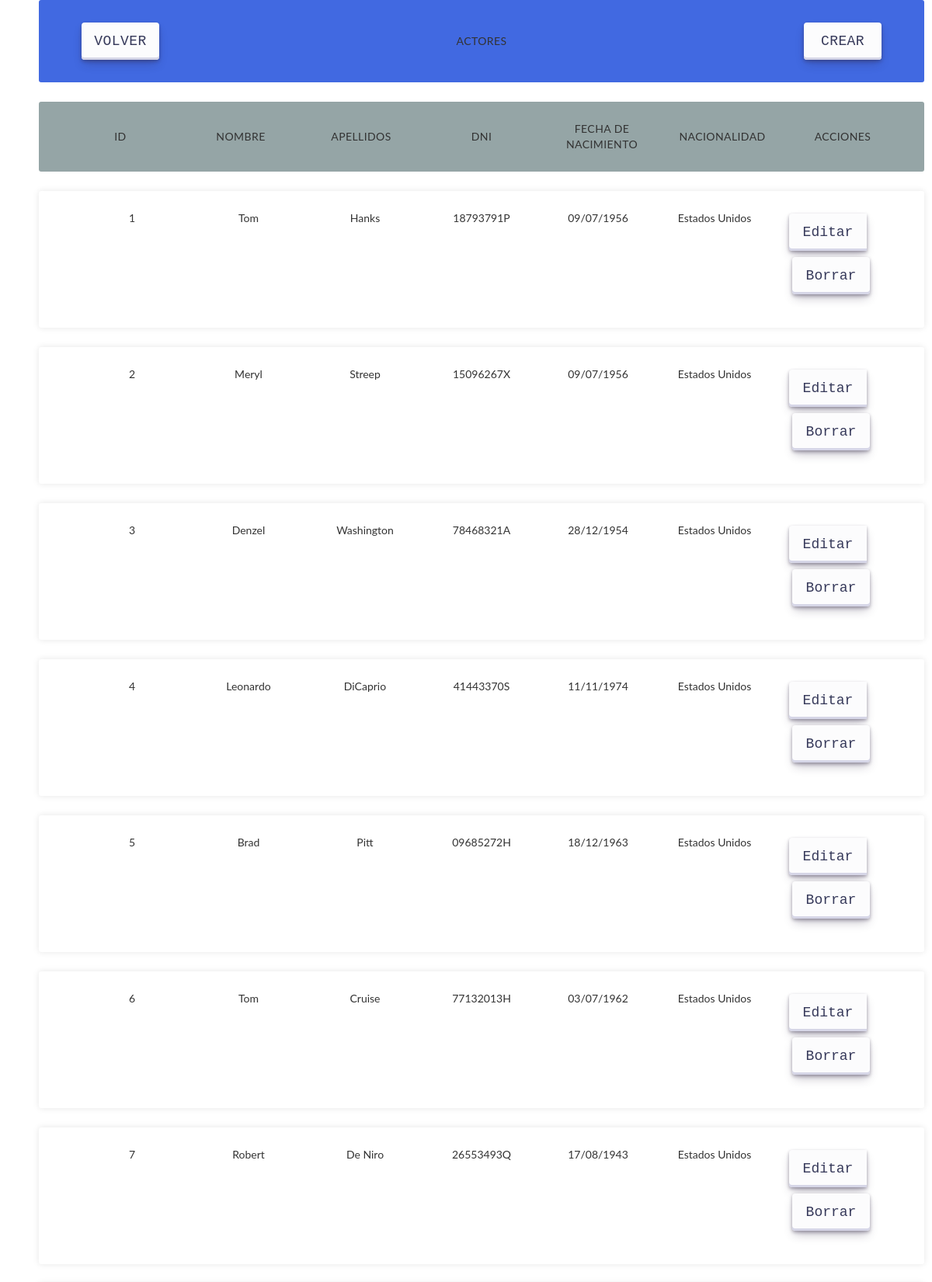
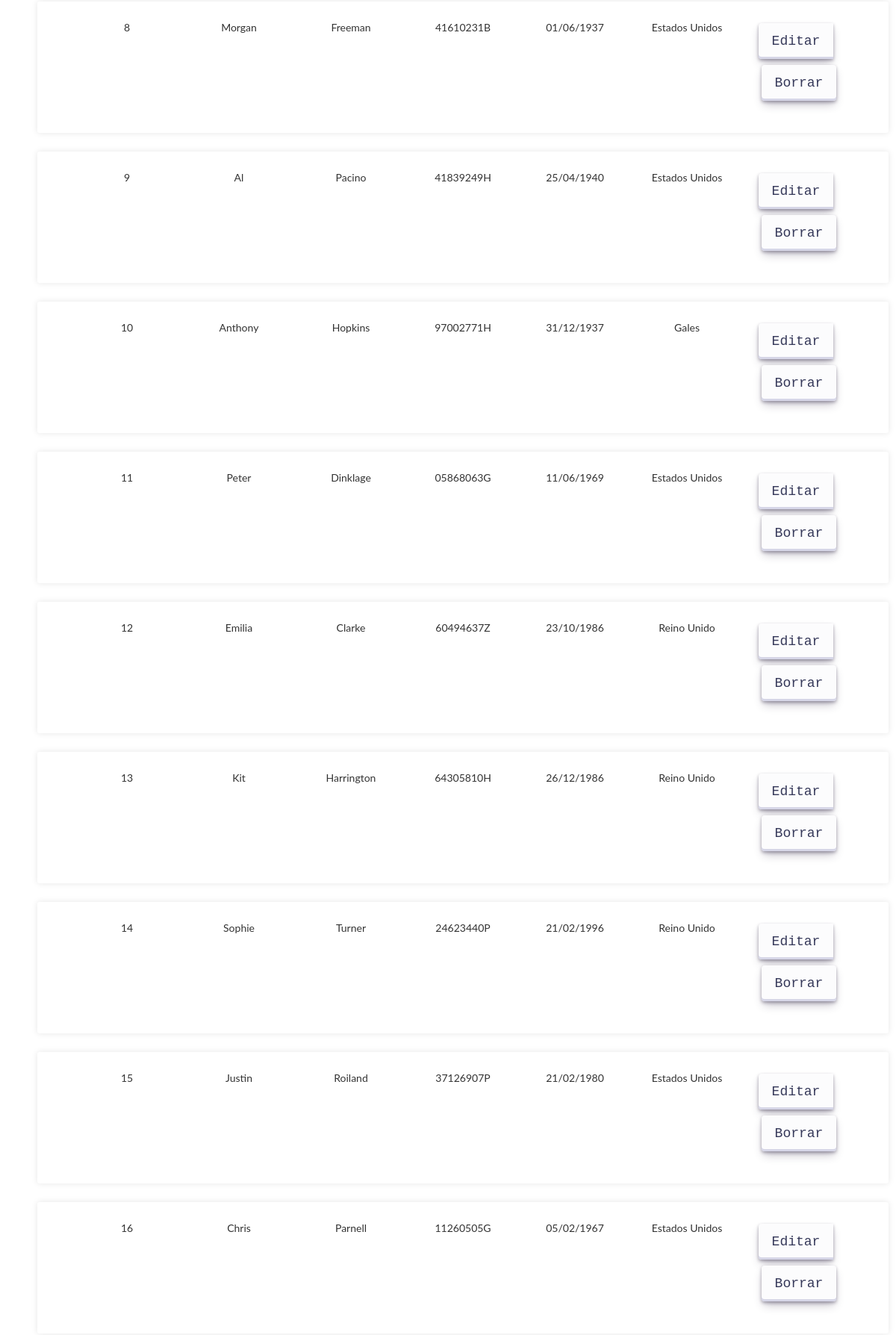
Page /views/actor/index.php (upper part) on the committed database (2 pictures, top to bottom).
### tables this page shows
CREATE TABLE ACTORES(
                                 ID MEDIUMINT NOT NULL AUTO_INCREMENT,
                                 NOMBRE VARCHAR(255) NOT NULL,
								 DNI VARCHAR(9) UNIQUE NOT NULL,
                                 APELLIDOS VARCHAR(500) NOT NULL,
                                 FECHA_NACIMIENTO DATE NOT NULL,
                                 NACIONALIDAD MEDIUMINT NOT NULL,
                                 CONSTRAINT PK_ACTOR PRIMARY KEY(ID),
                                 CONSTRAINT FK_ACTOR_NACIONALILDAD FOREIGN KEY(NACIONALIDAD) REFERENCES NACIONALIDADES(ID)
                                     ON UPDATE CASCADE
                                     ON DELETE RESTRICT
);

CREATE TABLE NACIONALIDADES(
                                        ID MEDIUMINT NOT NULL AUTO_INCREMENT,
                                        PAIS VARCHAR(255) NOT NULL,
                                        CONSTRAINT PK_NACIONALIDAD PRIMARY KEY(ID)
);

### models/Actor.php (called while the page is built, shortened)
<?php
require_once($_SERVER['DOCUMENT_ROOT'].'/MASW04_actividad_1/utils/Database.php');
    class Actor
    {
        private $id;
        private $nombre;
        private $apellidos;
        private $dni;
        private $fechaNacimiento;
        private $nacionalidad;
        private $database;
        private function constructor($idActor, $nombreActor,
             $apellidosActor, $dniActor, $fechaNacimientoActor, $nacionalidadActor)
        {
            $this->id = $idActor;
            $this->nombre = $nombreActor;
            $this->apellidos = $apellidosActor;
            $this->dni = $dniActor;
            $this->fechaNacimiento = $fechaNacimientoActor;
            $this->nacionalidad = $nacionalidadActor;
            $this->database = Database::getInstance();
        }
        public function constructorVacio()
        {
            $this->database = Database::getInstance();
        }
        public function __construct()
        {
            $params = func_get_args();
            $num_params = func_num_args();
        }
        public function getAll()
        {
            $connection = $this->database->getConnection();
            $query = "SELECT * FROM filmaviu.actores";
            $result = $connection->query($query);
            $listData = [];
            foreach ($result as $item)
            {
                $actor = new Actor($item['ID'], $item['NOMBRE'], $item['APELLIDOS'], $item['DNI'], $item['FECHA_NACIMIENTO'], $item['NACIONALIDAD']);
                array_push($listData, $actor);
            }
            $this->database->closeConnection();
            return $listData;
        }
        public function getId()
        {
            return $this->id;
        }
        public function getNombre()
        {
            return $this->nombre;
        }
        public function getApellidos()
        {
            return $this->apellidos;
        }
        public function getDni()
        {
            return $this->dni;
        }
        public function getFechaNacimiento()
        {
            return $this->fechaNacimiento;
        }
        public function getNacionalidad()
        {
            return $this->nacionalidad;
        }
    }
?>

### utils/Database.php (called while the page is built, shortened)
<?php
    class Database
    {
        private $db_host = "localhost";
        private $db_user = "root";
        private $db_password = "root";
        private $db_database = "filmaviu";
        private $mysqli = null;
        private static $instance;
        public static function getInstance()
        {
            if (!isset(self::$instance))
            {
                self::$instance = new self;
            }
            return self::$instance;
        }
        public function getConnection()
        {
            if ($this->mysqli == null)
            {
                $this->mysqli = $this->createConnection();
            }
            return $this->mysqli;
        }
        public function closeConnection()
        {
            if ($this->mysqli != null)
            {
                $this->mysqli = null;
            }
        }
        private function createConnection()
        {
            $mysqli = @new mysqli(
                $this->db_host,
                $this->db_user,
                $this->db_password,
                $this->db_database
            );
            return $mysqli;
        }
    }
?>

### controllers/ActorController.php (called while the page is built, shortened)
<?php
require_once( $_SERVER['DOCUMENT_ROOT'].'/MASW04_actividad_1/models/Actor.php');
function listarActores()
{
    $model = new Actor();
    $listarActores = $model->getAll();
    return $listarActores;
}
?>

### models/Nacionalidad.php (called while the page is built, shortened)
<?php
require_once($_SERVER['DOCUMENT_ROOT'].'/MASW04_actividad_1/utils/Database.php');
    class Nacionalidad
    {
        private $id;
        private $pais;
        private $database;
        function constructor($idNacionalidad, $paisNacionalidad)
        {
            $this->id = $idNacionalidad;
            $this->pais = $paisNacionalidad;
            $this->database = Database::getInstance();
        }
        public function __construct()
        {
            $params = func_get_args();
            $num_params = func_num_args();
        }
        public function get()
        {
            $connection = $this->database->getConnection();
            $query = "SELECT * FROM filmaviu.nacionalidades WHERE ID = " .$this->id;
            $result = $connection->query($query);
            $nacionalidad = null;
            foreach ($result as $item)
            {
                $nacionalidad = new Nacionalidad($item['ID'], $item['PAIS']);
            }
            $this->database->closeConnection();
            return $nacionalidad;
        }
        public function getPais()
        {
            return $this->pais;
        }
    }
?>

### controllers/NacionalidadController.php (called while the page is built, shortened)
<?php
require_once( $_SERVER['DOCUMENT_ROOT'].'/MASW04_actividad_1/models/Nacionalidad.php');
function obtenerNacionalidad($idNacionalidad)
{
    $model = new Nacionalidad($idNacionalidad, null);
    $nacionalidadObjeto = $model->get();
    return $nacionalidadObjeto;
}
?>

### views/actor/index.php (the view, shortened to what this page needs)
<div>
<link rel="stylesheet" href="../styles/biblioteca.css" type="text/css">
    <link rel="stylesheet" href="../styles/bootstrap.css" type="text/css">
    <?php
        require_once( $_SERVER['DOCUMENT_ROOT'].'/MASW04_actividad_1/controllers/ActorController.php');
        require_once( $_SERVER['DOCUMENT_ROOT'].'/MASW04_actividad_1/controllers/NacionalidadController.php');
    ?>
    <div class="table_container">
                <ul class="items_table">
                    <li class="table-title">
                        <div class="item_column">
                            <a class="btn btn-success" href="../">
                                Volver
                            </a>
                        </div>
                        <div class="item_column">ACTORES</div>
                        <div class="item_column">
                            <a class="btn btn-success" href="new.php">
                                Crear
                            </a>
                        </div>
                    </li>
                    <li class="table-header">
                        <div class="item_column">Id</div>
                        <div class="item_column">Nombre</div>
                        <div class="item_column">Apellidos</div>
                        <div class="item_column">Dni</div>
                        <div class="item_column">Fecha de nacimiento</div>
                        <div class="item_column">Nacionalidad</div>
                        <div class="item_column">Acciones</div>
                    </li>
    <?php
        $listaActores = listarActores();
        if (count($listaActores) > 0)
        {
                foreach($listaActores as $actor)
                    {
                        $date = $actor->getFechaNacimiento();
                        $mDate = DateTime::createFromFormat('Y-m-d', $date);
                        $dateFormat = $mDate->format('d/m/Y');
                ?>
                <li class="table-row-form">
                        <div class="item_column" data-label="Id"><?php echo $actor->getId(); ?></div>
                        <div class="item_column" data-label="Nombre"><?php echo $actor->getNombre(); ?></div>
                        <div class="item_column" data-label="Apellidos"><?php echo $actor->getApellidos(); ?></div>
                        <div class="item_column" data-label="Dni"><?php echo $actor->getDni(); ?></div>
                        <div class="item_column" data-label="Fecha-Nacimiento"><?php echo $dateFormat; ?></div>
                        <div class="item_column" data-label="Nacionalidad">
                            <?php
                            echo obtenerNacionalidad($actor->getNacionalidad())->getPais();
                            ?></div>
                        <div class="item_column" data-label="Acciones">
                             <div class="btn-group" role="group">
                                    <a class="btn btn-success" href="edit.php?id=<?php echo $actor->getId(); ?>">
                                        Editar
                                    </a>
                                    <form name="delete-actor" action="delete.php" method="POST" style="...">
                                        <button type="submit" class="btn btn-danger">Borrar</button>
                                    </form>
                                 </div>
                            </div>
                        </li>
                    <?php
                    }
                ?>
            </ul>
         </div>
    <?php
        }
        else
        {
    ?>
            <div class="alerta alerta-warning" role="alert">
                Aun no existen actores.
            </div>
    <?php
        }
    ?>
</div>

### views/styles/biblioteca.css (style rules this page uses)
.table_container { max-width: 1920px; margin-left: auto; margin-right: auto; padding-left: 10px; padding-right: 10px; }
.items_table { font-family: 'lato', sans-serif; }
.items_table li { border-radius: 3px; padding: 25px 30px; display: flex; justify-content: space-between; margin-bottom: 25px; }
.items_table .table-title { background-color: royalblue; font-size: 14px; text-transform: uppercase; letter-spacing: 0.03em; display: flex; justify-content: space-between; align-items: center; }
.items_table .table-header { background-color: #95A5A6; font-size: 14px; text-transform: uppercase; letter-spacing: 0.03em; display: flex; justify-content: space-between; align-items: center; }
.items_table .table-row-form { background-color: #ffffff; box-shadow: 0px 0px 9px 0px rgba(0, 0, 0, 0.1); display: flex; justify-content: center; }
.item_column { width: 150px !important; text-align: center; }
.table_container .btn { align-items: center; appearance: none; background-color: #FCFCFD; border-radius: 4px; border-width: 0; box-shadow: rgba(45, 35, 66, 0.4) 0 2px 4px,rgba(45, 35, 66, 0.3) 0 7px 13px -3px,#D6D6E7 0 -3px 0 inset; box-sizing: border-box; color: #36395A; cursor: pointer; display: inline-flex; font-family: "JetBrains Mono",monospace; height: 48px; justify-content: center; line-height: 1; list-style: none; overflow: hidden; padding-left: 16px; padding-right: 16px; position: relative; text-align: left; text-decoration: none; transition: box-shadow .15s,transform .15s; user-select: none; -webkit-user-select: none; touch-action: manipulation; white-space: nowrap; will-change: box-shadow,transform; font-size: 18px; min-width: 100px; max-width: 300px; margin: 4px; }

### rows in the picture
actores: ID "1", NOMBRE "Tom", APELLIDOS "Hanks", DNI "18793791P", FECHA_NACIMIENTO "09/07/1956", NACIONALIDAD.PAIS "Estados Unidos"
actores: ID "2", NOMBRE "Meryl", APELLIDOS "Streep", DNI "15096267X", FECHA_NACIMIENTO "09/07/1956", Pais "Estados Unidos"
actores: ID "3", NOMBRE "Denzel", APELLIDOS "Washington", DNI "78468321A", FECHA_NACIMIENTO "28/12/1954", Pais "Estados Unidos"
actores: ID "4", NOMBRE "Leonardo", APELLIDOS "DiCaprio", DNI "41443370S", FECHA_NACIMIENTO "11/11/1974", Pais "Estados Unidos"
actores: ID "5", NOMBRE "Brad", APELLIDOS "Pitt", DNI "09685272H", FECHA_NACIMIENTO "18/12/1963", Pais "Estados Unidos"
actores: ID "6", NOMBRE "Tom", APELLIDOS "Cruise", DNI "77132013H", FECHA_NACIMIENTO "03/07/1962", Pais "Estados Unidos"
actores: ID "7", NOMBRE "Robert", APELLIDOS "De Niro", DNI "26553493Q", FECHA_NACIMIENTO "17/08/1943", Pais "Estados Unidos"
actores: ID "8", NOMBRE "Morgan", APELLIDOS "Freeman", DNI "41610231B", FECHA_NACIMIENTO "01/06/1937", Pais "Estados Unidos"
actores: ID "9", NOMBRE "Al", APELLIDOS "Pacino", DNI "41839249H", FECHA_NACIMIENTO "25/04/1940", Pais "Estados Unidos"
actores: ID "10", NOMBRE "Anthony", APELLIDOS "Hopkins", DNI "97002771H", FECHA_NACIMIENTO "31/12/1937", NACIONALIDAD.PAIS "Gales"
actores: ID "11", NOMBRE "Peter", APELLIDOS "Dinklage", DNI "05868063G", FECHA_NACIMIENTO "11/06/1969", Pais "Estados Unidos"
actores: ID "12", NOMBRE "Emilia", APELLIDOS "Clarke", DNI "60494637Z", FECHA_NACIMIENTO "23/10/1986", NACIONALIDAD.PAIS "Reino Unido"
actores: ID "13", NOMBRE "Kit", APELLIDOS "Harrington", DNI "64305810H", FECHA_NACIMIENTO "26/12/1986", Pais "Reino Unido"
actores: ID "14", NOMBRE "Sophie", APELLIDOS "Turner", DNI "24623440P", FECHA_NACIMIENTO "21/02/1996", Pais "Reino Unido"
actores: ID "15", NOMBRE "Justin", APELLIDOS "Roiland", DNI "37126907P", FECHA_NACIMIENTO "21/02/1980", Pais "Estados Unidos"
actores: ID "16", NOMBRE "Chris", APELLIDOS "Parnell", DNI "11260505G", FECHA_NACIMIENTO "05/02/1967", Pais "Estados Unidos"
